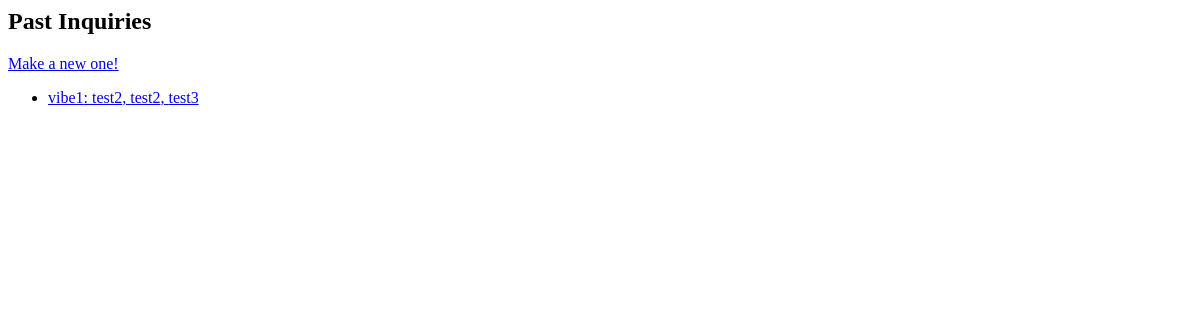
/, run on an earlier commit of the app's database.
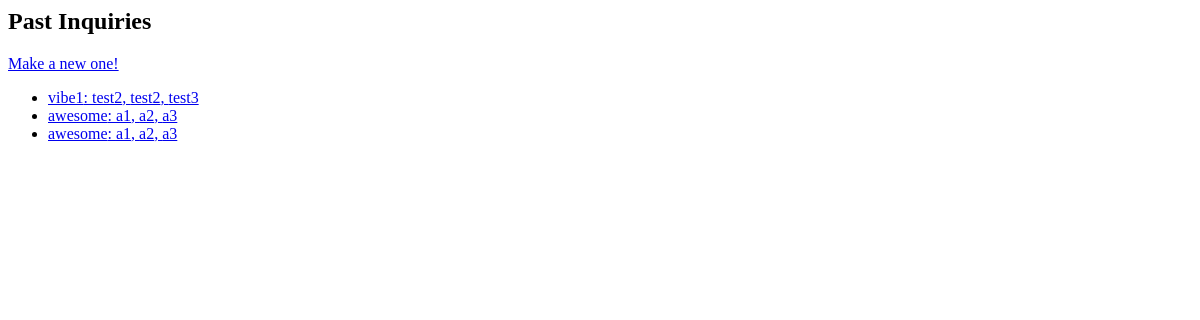
And on a later commit of the database.
### spotify_playlist/models.py (models this page shows)
class Inquiry(models.Model):
    artist1 = models.CharField(max_length=255)
    artist2 = models.CharField(max_length=255)
    artist3 = models.CharField(max_length=255)
    date_of_inquiry = models.DateTimeField('date published')
    vibe = models.CharField(max_length=255)

### spotify_playlist/views.py (the view)
# urls.py: path('', inquiries_index, name='inquiries_index'),
def inquiries_index(request):
    inquiries = Inquiry.objects.all()
    return render(request, 'spotify_playlist/inquiries_index.html', {'inquiries': inquiries})

### spotify_playlist/templates/spotify_playlist/inquiries_index.html
<h2>Past Inquiries</h2><a href="{% url 'create_inquiry' %}">Make a new one!</a>
{% if inquiries %}
    <ul>
    {% for inquiry in inquiries %}
        <li>
            <a href="{% url 'inquiry_detail' inquiry.id %}">
                {{inquiry.vibe}}: {{ inquiry.artist1 }}, {{ inquiry.artist2 }}, {{ inquiry.artist3 }}
            </a>
        </li>
    {% endfor %}
    </ul>
{% else %}
    <p>No inquiries have been made yet.</p>
{% endif %}

What changed in the data, as far as the page shows it:
added Inquiry: vibe "awesome", artist1 "a1", artist2 "a2", artist3 "a3"
added Inquiry: vibe "awesome", artist1 "a1", artist2 "a2", artist3 "a3"
